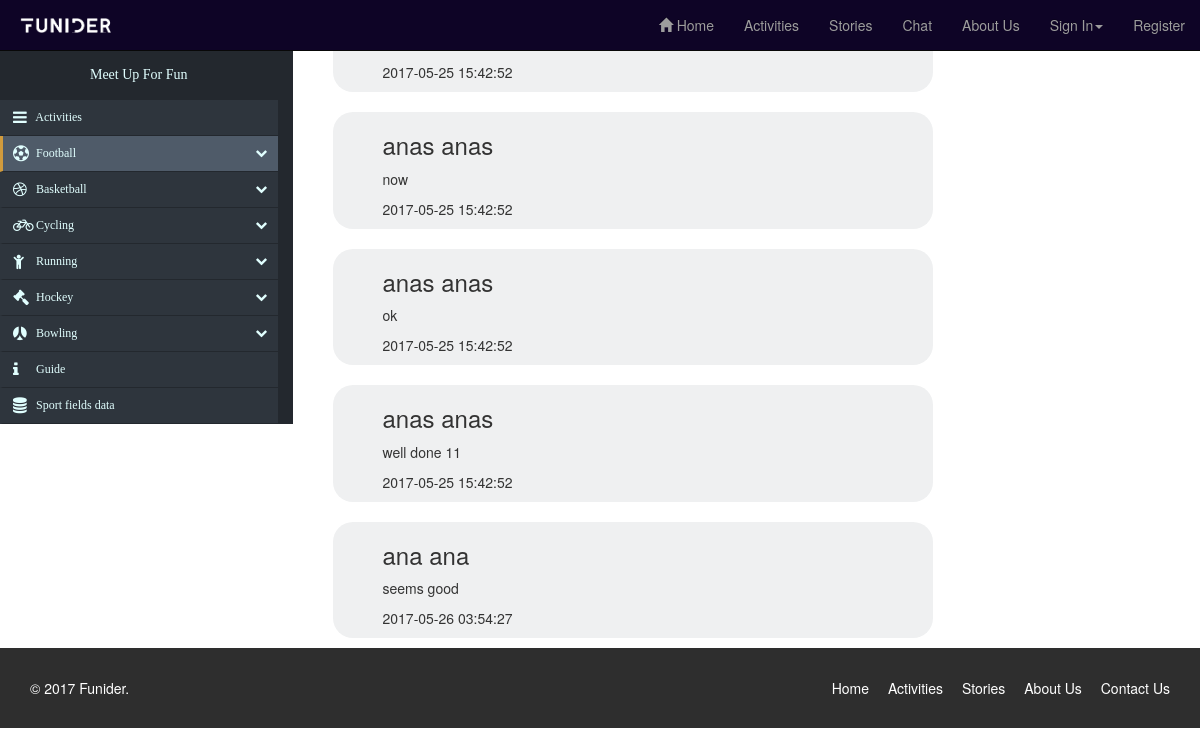
Page /index.php/Activity/load_chat on the committed database.
### tables this page shows
CREATE TABLE `chats` (
  `id` int(11) NOT NULL,
  `chat` text NOT NULL,
  `created_at` datetime NOT NULL,
  `updated_at` datetime NOT NULL,
  `users_id` int(11) NOT NULL
);

CREATE TABLE `users` (
  `id` int(11) NOT NULL,
  `first_name` varchar(255) NOT NULL,
  `last_name` varchar(255) NOT NULL,
  `post_code` varchar(255) NOT NULL,
  `email` varchar(255) NOT NULL,
  `password` varchar(225) NOT NULL,
  `created_at` datetime NOT NULL,
  `updated_at` datetime NOT NULL
);

### application/controllers/Activity.php (called while the page is built, shortened)
<?php
class Activity extends CI_Controller
{
		public function load_chat(){
		$chat['result'] = $this->get_all_chat();
		$this->load->view('/chat.php',['chat'=> $chat]);
		}
		public function get_all_chat(){
		$this->load->model('User');
		$chat=$this->User->get_all_chat();
		$last = end($chat)['chat'];
		return $chat;
		}
}
?>

### index.php (called while the page is built, shortened)
<?php
require_once BASEPATH.'core/CodeIgniter.php';

### application/models/User.php (called while the page is built, shortened)
<?php
class User extends CI_Model
{
	public function get_all_chat (){
		 return $this->db->query('SELECT * FROM chats join users on chats.users_id=users.id ORDER BY chats.created_at ASC')->result_array();
	}
}
?>

### application/views/chat.php (the view, shortened to what this page needs)
<!DOCTYPE html>
<html>
<head>
<link rel="stylesheet" href="https://maxcdn.bootstrapcdn.com/bootstrap/3.3.7/css/bootstrap.min.css">
<link rel="stylesheet" href="https://maxcdn.bootstrapcdn.com/bootstrap/3.3.7/css/bootstrap-theme.min.css">
<link href="https://maxcdn.bootstrapcdn.com/font-awesome/4.7.0/css/font-awesome.min.css" rel="stylesheet">
<link rel="stylesheet" href="/assests/css/style.css" type="text/css">
</head>
<body>
<header>
  <nav class="navbar navbar-inverse navbar-fixed-top" role="navigation">
    <div class=" master-nav-bar container-fluid">
        <div class="navbar-header">
            <img class="image-logo" src="/assests/imgs/logo.jpg" class="img-responsive" >
        </div>
        <div id="navbar" class="navbar-collapse collapse">
            <ul class="nav navbar-nav navbar-right">
                <li><a href="/index.php/Activity"><span class="glyphicon glyphicon-home" aria-hidden="true"></span> Home</a></li>
                <li><a href="/index.php/Activity/activity_page_load">Activities</a></li>
                <li><a href="/index.php/Activity/stories">Stories</a></li>
                <li><a href="/index.php/Activity/load_chat" class="">Chat</a></li>
                <li><a href="/index.php/Activity/about_us">About Us</a></li>
                <?php if (($this->session->userdata('first_name'))== true){?>
                <li class="dropdown"><a href="#" class="dropdown-toggle" data-toggle="dropdown" role="button"><?= $this->session->userdata('first_name'); ?><span class="caret"></span></a>
                <div class="dropdown-menu" id="formLogin">
                        <div class="row">
                            <div class="container-fluid">
                              <div class="form-group">
                                <p><a href="/index.php/Activity/profile">My profile</a></p>
                                <hr>
                              </div>
                              <div class="form-group">
                                <p><a href="/index.php/Activity/my_activity">My activiy</a></p>
                                <hr>
                              </div>
                              <div class="form-group">
                                <p><a href="/index.php/Activity/my_stories">My stories</a></p>
                                <hr>
                              </div>
                              <div class="form-group">
                                <p><a href="/index.php/Activity/logoff">Logout</a></p>
                              </div>
                            </div>
                        </div>
                    </div>
                <?php }else{ ?>
                <li class="dropdown <?php if(isset($chat['errors'])){ echo"open";} ?>"><a href="#" class="dropdown-toggle" data-toggle="dropdown" role="button">Sign In<span class="caret"></span></a>
                </li>
                <?php }
                if (($this->session->userdata('first_name'))== true){ ?>
                <li><a href="/index.php/Activity/logoff_activity" class="">Logout</a></li>
                <?php }else{ ?>
                <li><a href="/index.php/Activity/register_page" class="">Register</a></li>
                <?php } ?>
            </ul>
        </div>
    </div>
</nav>
</header>
    <div class="row">
        <div class=" left-activity col-md-3">
          <div class="nav-side-menu">
              <div class="brand">Meet Up For Fun</div>
              <div class="menu-list">
                  <ul id="menu-content" class="menu-content collapse out">
                      <li>
                          <a href="#">
                              <i class="fa fa-bars fa-lg"></i> Activities
                          </a>
                      </li>
                      <li data-toggle="collapse" data-target="#products" class="collapsed active">
                          <a href="#"><i class="fa fa-futbol-o fa-lg"></i> Football <span class="arrow"></span></a>
                      </li>
                      <li data-toggle="collapse" data-target="#service" class="collapsed">
                          <a href="#"><i class="fa fa-dribbble fa-lg"></i> Basketball <span class="arrow"></span></a>
                      </li>
                      <li data-toggle="collapse" data-target="#new" class="collapsed">
                          <a href="#"><i class="fa fa-bicycle fa-lg"></i> Cycling <span class="arrow"></span></a>
                      </li>
                      <li data-toggle="collapse" data-target="#running" class="collapsed">
                          <a href="#"><i class="fa fa-child fa-lg"></i> Running <span class="arrow"></span></a>
                      </li>
                      <li data-toggle="collapse" data-target="#hockey" class="collapsed">
                          <a href="#"><i class="fa fa-legal fa-lg"></i> Hockey <span class="arrow"></span></a>
                      </li>
                      <li data-toggle="collapse" data-target="#bowling" class="collapsed">
                          <a href="#"><i class="fa fa-renren fa-lg"></i> Bowling <span class="arrow"></span></a>
                      </li>
                      <li>
                          <a href="#">
                              <i class="fa fa-info fa-lg"></i> Guide
                          </a>
                      </li>
                      <li>
                          <a href="#">
                              <i class="fa fa-database fa-lg"></i> Sport fields data
                          </a>
                      </li>
                  </ul>
              </div>
            </div>
        </div>
<div class="col-md-9">
  <div class="row">
    <div class="here">
      <?php for ($i=0; $i < count($chat['result']); $i++) {
        if ($this->session->userdata('user_id') ===
          $chat['result'][$i]['users_id']) {
              $class_name = "user-message";
            }else{
              $class_name = "normal-message";
            }
            echo '<div class="'.$class_name.' col-lg-12">
                    <h3>'.$chat['result'][$i]['first_name'].' '.$chat['result'][$i]['first_name']  .'</h3>
                    <p>'.$chat['result'][$i]['chat'].'</p>
                    <p>'.$chat['result'][$i]['created_at'].'</p>
                  </div>';
             }
       ?>
    </div>
</div>
</div>
</div>
 <footer id="footer" class="midnight-blue">
        <div class="container">
            <div class="row">
                <div class="col-sm-6">
                    &copy; 2017 <a target="_blank" href="http://shapebootstrap.net/" title="Free Twitter Bootstrap WordPress Themes and HTML templates">Funider</a>.
                </div>
                <div class="col-sm-6">
                    <ul class="pull-right">
                        <li><a href="/index.php/Activity">Home</a></li>
                        <li><a href="/index.php/Activity/activity_page_load">Activities</a></li>
                        <li><a href="/index.php/Activity/about_us">Stories</a></li>
                        <li><a href="/index.php/Activity/about_us">About Us</a></li>
                        <li><a href="#">Contact Us</a></li>
                    </ul>
                </div>
            </div>
        </div>
    </footer>
</body>
</html>

### assests/css/style.css (style rules this page uses)
.nav-side-menu { overflow: auto; font-family: verdana; font-size: 12px; font-weight: 200; background-color: #2e353d; top: 0px; height: 100%; color: #e1ffff; }
.nav-side-menu .brand { background-color: #23282e; line-height: 50px; display: block; text-align: center; font-size: 14px; }
.nav-side-menu ul, .nav-side-menu li { list-style: none; padding: 0px; margin: 0px; line-height: 35px; cursor: pointer; }
.nav-side-menu ul .active, .nav-side-menu li .active { border-left: 3px solid #d19b3d; background-color: #4f5b69; }
.nav-side-menu li { padding-left: 0px; border-left: 3px solid #2e353d; border-bottom: 1px solid #23282e; }
.nav-side-menu li a { text-decoration: none; color: #e1ffff; }
.nav-side-menu li a i { padding-left: 10px; width: 20px; padding-right: 20px; }
@media (min-width: 767px) { .nav-side-menu .menu-list .menu-content { display: block; } }
body { margin: 0px; padding: 0px; }
.image-logo { margin-top: 18px; width: 100px; display: inline-block; }
.left-activity { margin-top: 50px; background-color: #23282E; }
#footer { padding-top: 30px; padding-bottom: 30px; color: #fff; background: #2e2e2e; }
#footer a { color: #fff; }
#footer ul { list-style: none; padding: 0; margin: 0; }
#footer ul > li { display: inline-block; margin-left: 15px; }
.master-nav-bar { background-color: #0E0426; }
#navbar { background-color: #0E0426; }

### application/views/chat.php (style rules this page uses)
.here { height: 598px; overflow: scroll; margin-top: 50px; margin-left: 20px; margin-right: 30px; }
.normal-message , .user-message { border-radius: 20px; width: 600px; padding-left: 50px; margin-top: 10px; margin-bottom: 10px; margin-left: 20px; }
.normal-message { background: #EFF0F1; }

### rows in the picture
chats: users.created_at "2017-05-25 15:42:52"
chats: users.first_name "anas", chat "now", users.created_at "2017-05-25 15:42:52"
users: first_name "anas", created_at "2017-05-25 15:42:52"
chats: chat "ok"
chats: users.first_name "anas", chat "well done 11", users.created_at "2017-05-25 15:42:52"
chats: users.first_name "ana", chat "seems good", users.created_at "2017-05-26 03:54:27"
